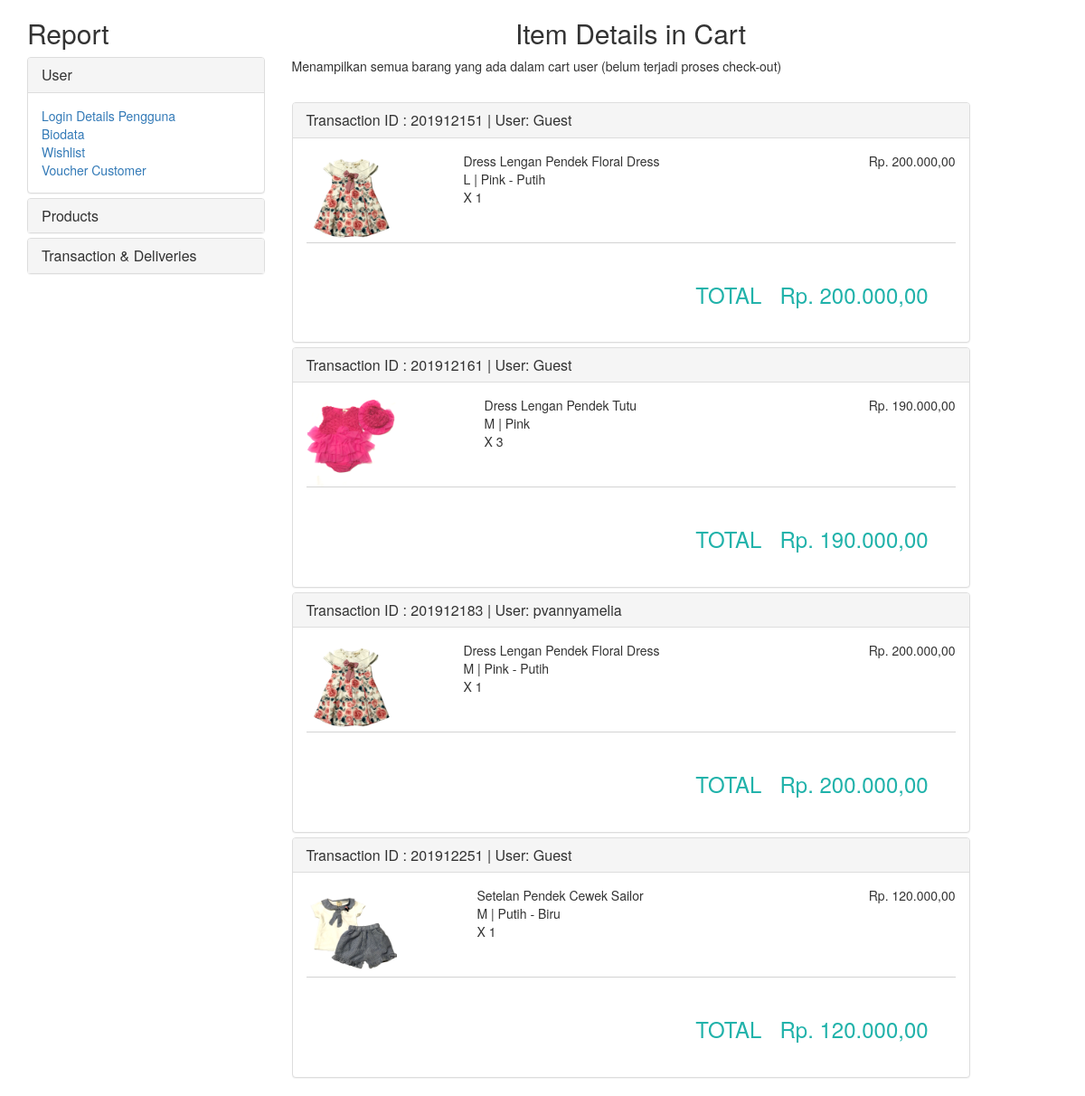
Page /item_details_in_cart.php on the committed database.
### tables this page shows
CREATE TABLE `transaction` (
  `transaction_id` varchar(20) NOT NULL,
  `session_id` varchar(500) DEFAULT NULL,
  `date` date DEFAULT NULL,
  `total_transaction` double DEFAULT NULL,
  `username` varchar(20) DEFAULT NULL,
  `total_discount` double DEFAULT NULL,
  `id_payment_method` varchar(20) DEFAULT NULL,
  `payment_status` tinyint(1) DEFAULT NULL,
  `transaction_status` int(1) NOT NULL DEFAULT '0',
  `ongkir` int(11) NOT NULL
);

### item_details_in_cart.php (the view)
<?php include("header.php") ?>
<?php
  $cmd_cart="SELECT transaction_id, if(username ='-','Guest',username) as `user` from transaction where transaction_status = 0 and payment_status=0";
  $cart_result  = mysqli_query($con,$cmd_cart) or die(mysqli_error($con));
  $cart=mysqli_fetch_all($cart_result);
  $cart_count = mysqli_num_rows($cart_result);
  ?>
<h2>Item Details in Cart</h2>
<p>Menampilkan semua barang yang ada dalam cart user (belum terjadi proses check-out)</p>
<br>
<div class="panel-group" id="accordion" role="tablist" aria-multiselectable="true">
                    <?php for($i=0; $i<=$cart_count-1; $i++){
                        ?> <div class="panel panel-default">
                        <div class="panel-heading" role="tab" id="heading-<?php echo $i;?>">
                            <h4 class="panel-title">
                                <a role="button" data-toggle="collapse" data-parent="#accordion"
                                    href="#collapse-<?php echo $i;?>" aria-expanded="true"
                                    aria-controls="collapse-<?php echo $i;?>">
                                    Transaction ID : <?php echo $cart[$i][0];?> | User: <?php echo $cart[$i][1];?>
                                </a>
                            </h4>
                        </div>
                        <?php
                        $cmd_cart_detail = "SELECT pd.id_product, concat(category_name, ' ', product_name) as `Product Name`, price, ukuran, warna, jumlah_product,total_harga
                        from transaction_detail td, product p , product_detail pd, category c
                        where td.id_product_detail = pd.id_product_detail and pd.id_product = p.id_product and c.id_category = p.id_category and transaction_id ='".$cart[$i][0]."'";
                        $cart_detail_result  = mysqli_query($con,$cmd_cart_detail) or die(mysqli_error($con));
                        $cart_detail=mysqli_fetch_all($cart_detail_result);
                        $cart_detail_count = mysqli_num_rows($cart_detail_result);
                        if ($cart_detail_count>=1){
                          $subtotal=0;
                       for($a=0; $a<=$cart_detail_count-1; $a++){
                           $price = intval($cart_detail[$a][6]);
                           $subtotal = $subtotal + $price;
                       }
                   }
                         ?>
                        <div id="collapse-<?php echo $i;?>" class="panel-collapse collapse in" role="tabpanel"
                            aria-labelledby="heading-<?php echo $i;?>">
                            <div class="panel-body">
                            <table class="orderdetail">
                                <?php for($x=0; $x<=$cart_detail_count-1; $x++){?>
                                    <tr>
                                        <td><img src="assets/images/Products/<?php echo $cart_detail[$x][0];?>.jpg"
                                                style="width:100px; height:100px;"></td>
                                        <td style="float:left;">
                                            <?php echo $cart_detail[$x][1];?>
                                            <br>
                                            <?php echo $cart_detail[$x][3];?> | <?php echo $cart_detail[$x][4];?>
                                            <br>
                                            X <?php echo $cart_detail[$x][5];?>
                                      </td>
                                        <td style="float:right;"> Rp.
                                            <?php
								            $price = $cart_detail[$x][6];
								            echo number_format($price,2,",",".");
                                     } ?></td>
                                    </tr>
                                </table>
                                <br><br>
                                <table class="cart_total">
                                    <tr>
                                        <td class="cart_title"> TOTAL </td>
                                        <td class="cart_totalcontent"> Rp. <?php
                                            echo number_format($subtotal,2,",",".")   ?> </td>
                                    </tr>
                                </table>
                                <br>
                            </div>
                        </div>
                    </div>
                    <?php }?>
                </div>
                <?php include("footer.php") ?>

### css/backend.css (style rules this page uses)
.result h2 { text-align: center; }
.totals,.orderdetail { width:100%; }
.orderdetail tr { border-bottom: 1px solid lightgrey; }
.cart_total { font-size: x-large; color: lightseagreen ; margin-left: 60%; }
.cart_title { text-align: left; padding-right:20px; }
.cart_totalcontent { text-align: right; }

### rows in the picture
transaction: transaction_id "201912151", i "Guest", x "Dress Lengan Pendek Floral Dress", x "L", x "Pink - Putih", x "1", price "200.000,00", subtotal "200.000,00"
transaction: transaction_id "201912161", i "Guest", x "Dress Lengan Pendek Tutu", x "M", x "Pink", x "3", price "190.000,00", subtotal "190.000,00"
transaction: transaction_id "201912183", i "pvannyamelia", x "Dress Lengan Pendek Floral Dress", x "M", x "Pink - Putih", x "1", price "200.000,00", subtotal "200.000,00"
transaction: transaction_id "201912251", i "Guest", x "Setelan Pendek Cewek Sailor", x "M", x "Putih - Biru", x "1", price "120.000,00", subtotal "120.000,00"
